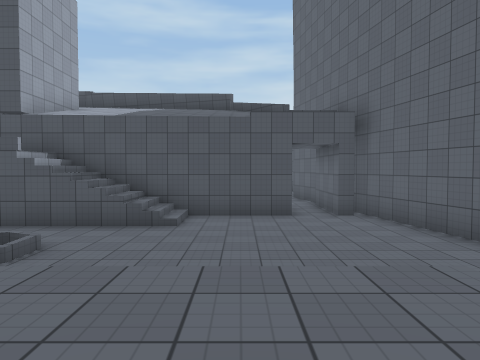
View 1 (above)

20 first-person views from a walk through a 3-D level made in the Unity game engine. The camera is 1.3 m above the floor, tilts 2° down and sees 70° across. The floor is counted in squares, 2 m on a side. Each view is taken from the middle of a square. On the plan, view 1 faces up. The plan holds only what a view shows up to about 10 squares ahead; the rest is blank. The place goes on beyond the plan. Surface patterns are stand-ins for the level's own textures.

View 2
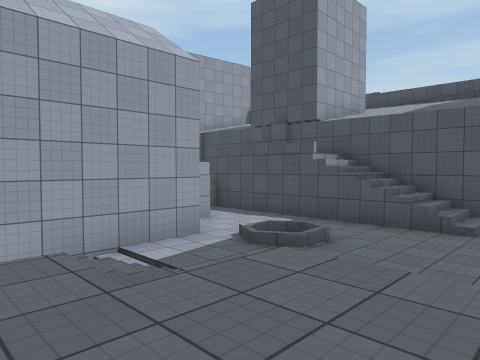

View 3
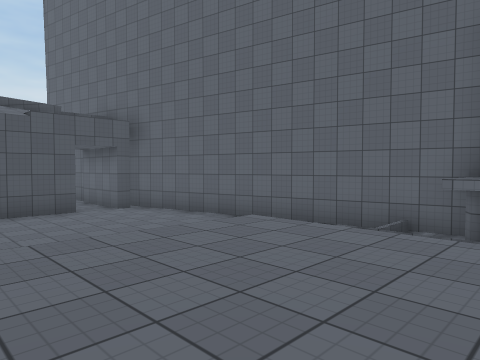

View 4
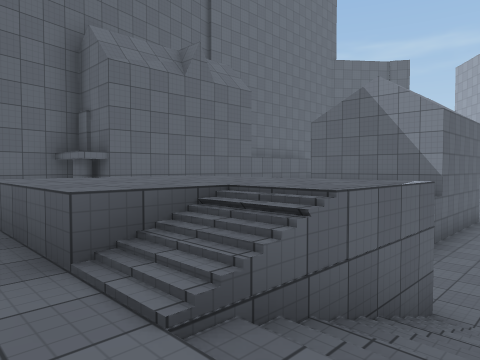

View 5
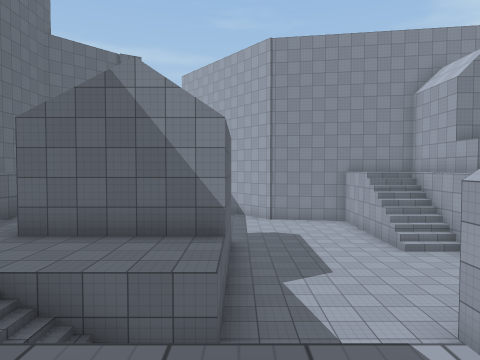

View 6
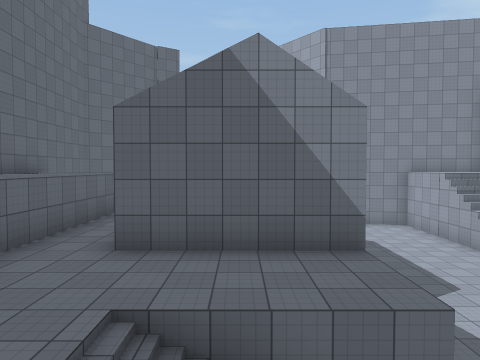

View 7
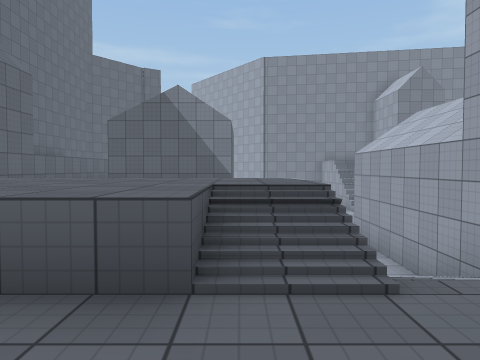

View 8
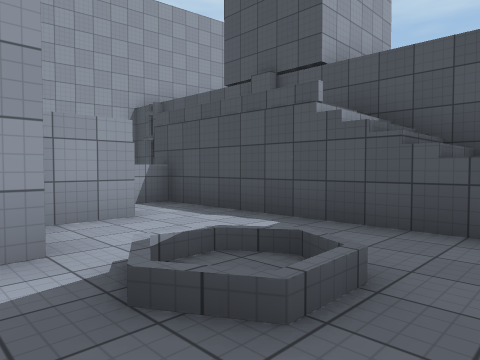

View 9
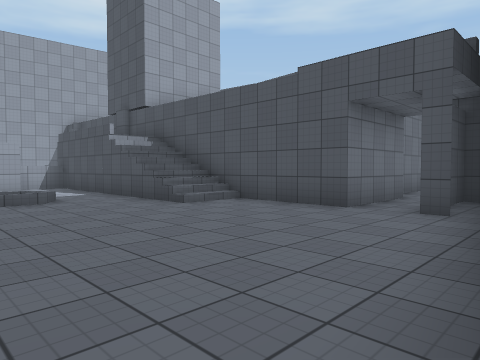

View 10
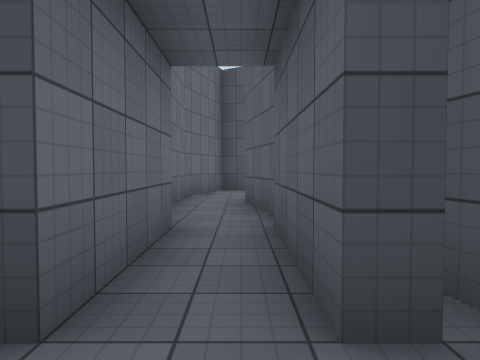

View 11
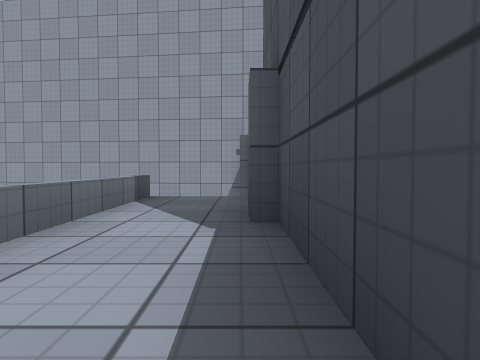

View 12
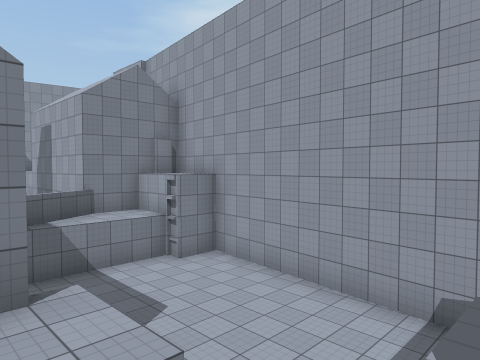

View 13
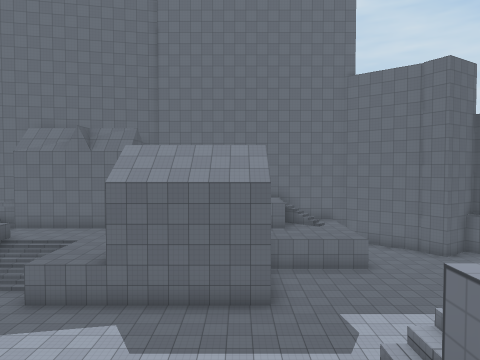

View 14
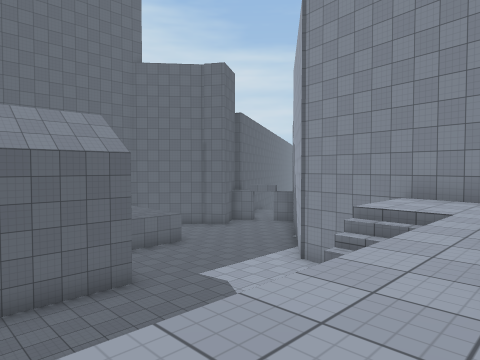

View 15
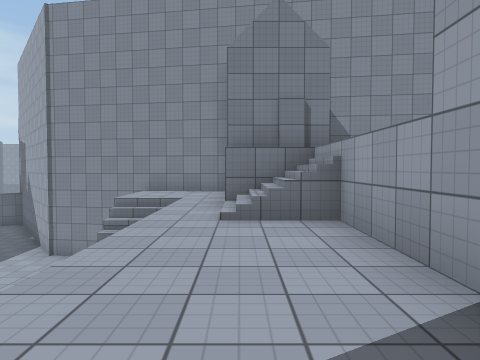

View 16
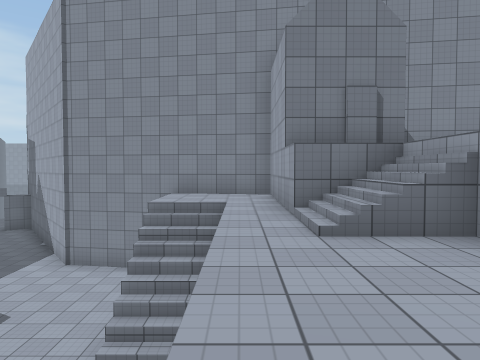

View 17
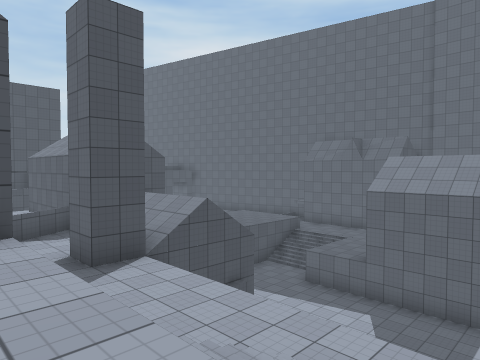

View 18
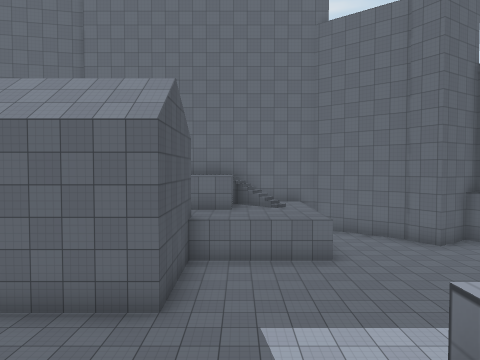

View 19
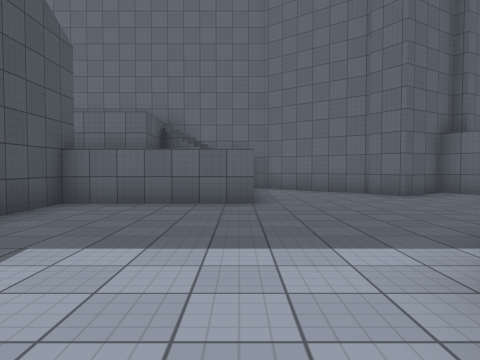

View 20
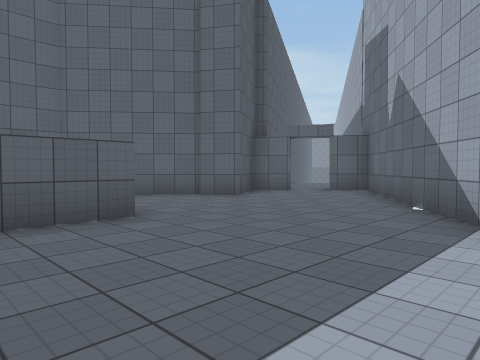

### Floor plan
Key: @ floor where view 1 was taken; # wall or solid block; . main floor; : floor 2 m higher than the main floor; + floor 3 m higher than the main floor; * floor 4 m higher than the main floor; % floor 5 m higher than the main floor; & floor 6 m higher than the main floor; / step, stairs or slope; = window, fence, low wall or low ledge; ^ raised ledge; v drop or lower ground.
Columns run from 13 left of view 1 to 6 right of it. Each row starts with its distance up from view 1.
 17               ##
 16              ##:
 15              #::
 14              #::#
 13              #::#
 12              #::#
 11              ##:#
 10               #:#
  9     ###########:##
  8  ####%/%%///:::::#
  7  #   ///////:::::#
  6  #v  ^:::::::::::#
  5  vvv v#:://::::::#
  4  vvvvv#:://::::::##
  3 #vvvv   #//:::::::#
  2 #vvvv   #///+++  :#
  1 #vvvvv  #///+++  :#
  0 ##vvv=  #//++@+  ##
 -1  #**^*  /./++++  #
 -2  ##***///..  /   #
 -3   # **///....//: #
 -4   # *#///...:::: #
 -5   #***  ....:::::#
 -6   #*** .....###::
 -7   &***......#  ::*
 -8   &***......#  ::*
 -9   &////.....###::*
-10   &&&*/........::  #
-11    ##*/........:::##
-12     #**........::/ #
-13 #####**........::  #
-14     #####..........
-15         ###.......#
-16           ##.....##
-17            ##...##
-18             #....#
-19             ######

Where each view was taken, in squares from view 1:
view 1: 0 up, 0 right, facing up
view 2: 0 up, 0 right, facing up-left
view 3: 1 down, 2 left, facing up-right
view 4: 3 up, 4 left, facing down-right
view 5: 0 up, 2 left, facing down
view 6: 1 down, 0 right, facing down
view 7: 4 up, 2 left, facing down
view 8: 3 up, 2 left, facing up-left
view 9: 3 up, 4 right, facing up-left
view 10: 7 up, 2 right, facing up
view 11: 8 up, 4 left, facing left
view 12: 7 up, 7 left, facing down-left
view 13: 9 down, 10 left, facing right
view 14: 6 down, 9 left, facing down-right
view 15: 4 down, 9 left, facing down
view 16: 5 down, 8 left, facing down
view 17: 10 down, 11 left, facing up-right
view 18: 11 down, 7 left, facing right
view 19: 13 down, 5 left, facing right
view 20: 11 down, 3 left, facing down-right
